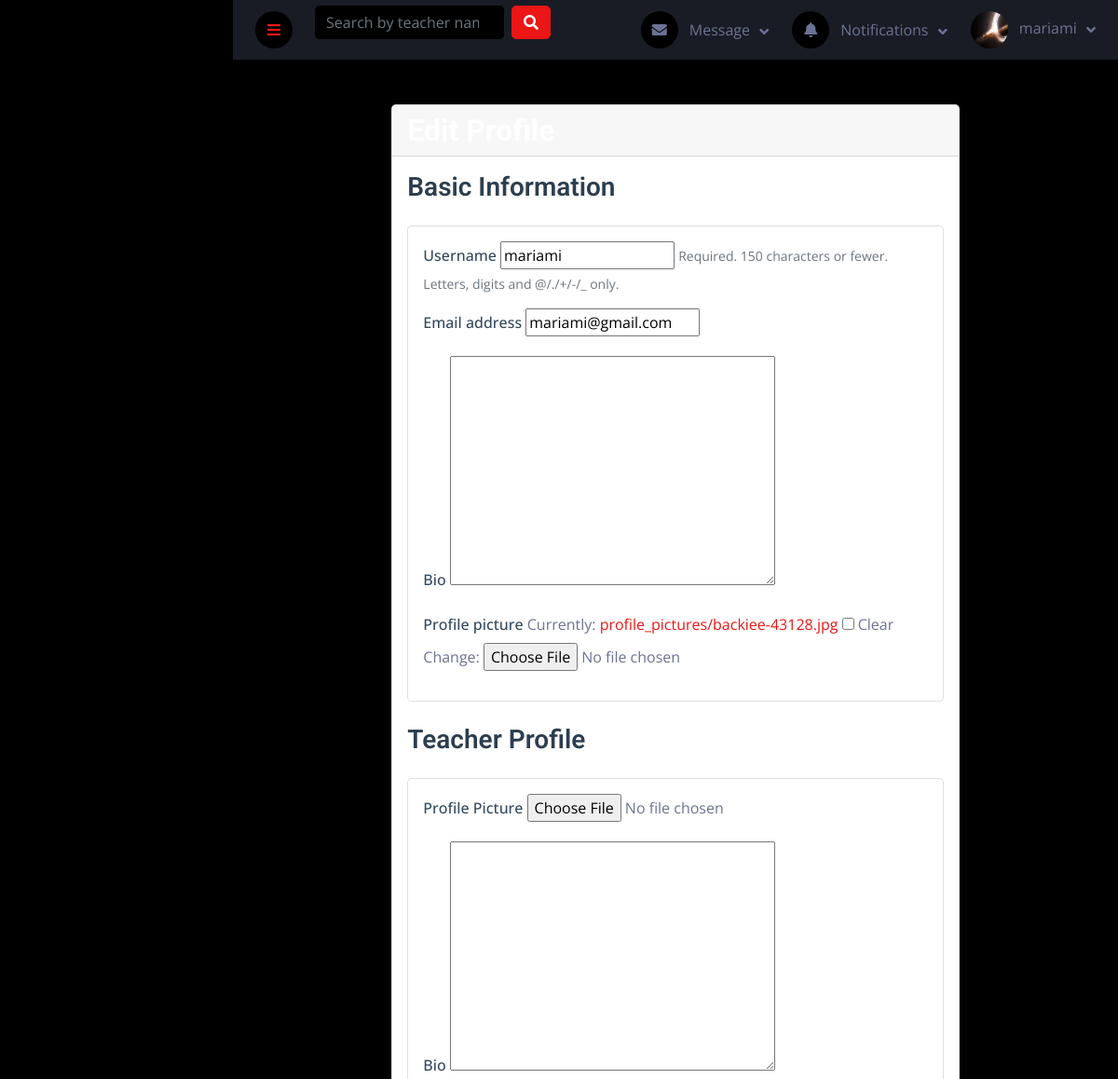
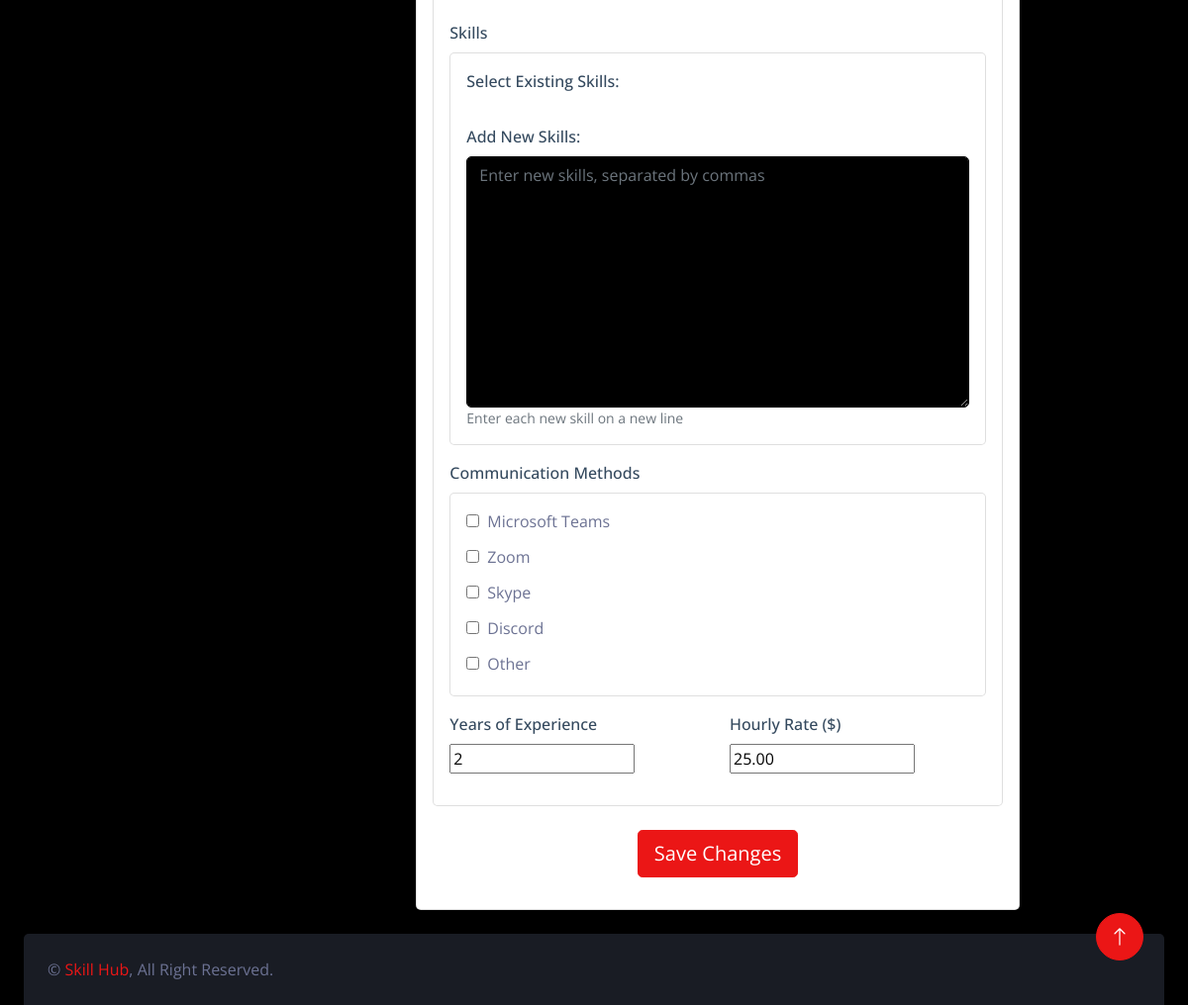
Page /teaching/profile-teacher/edit/ (signed in) on the earlier database version (2 pictures, top to bottom).
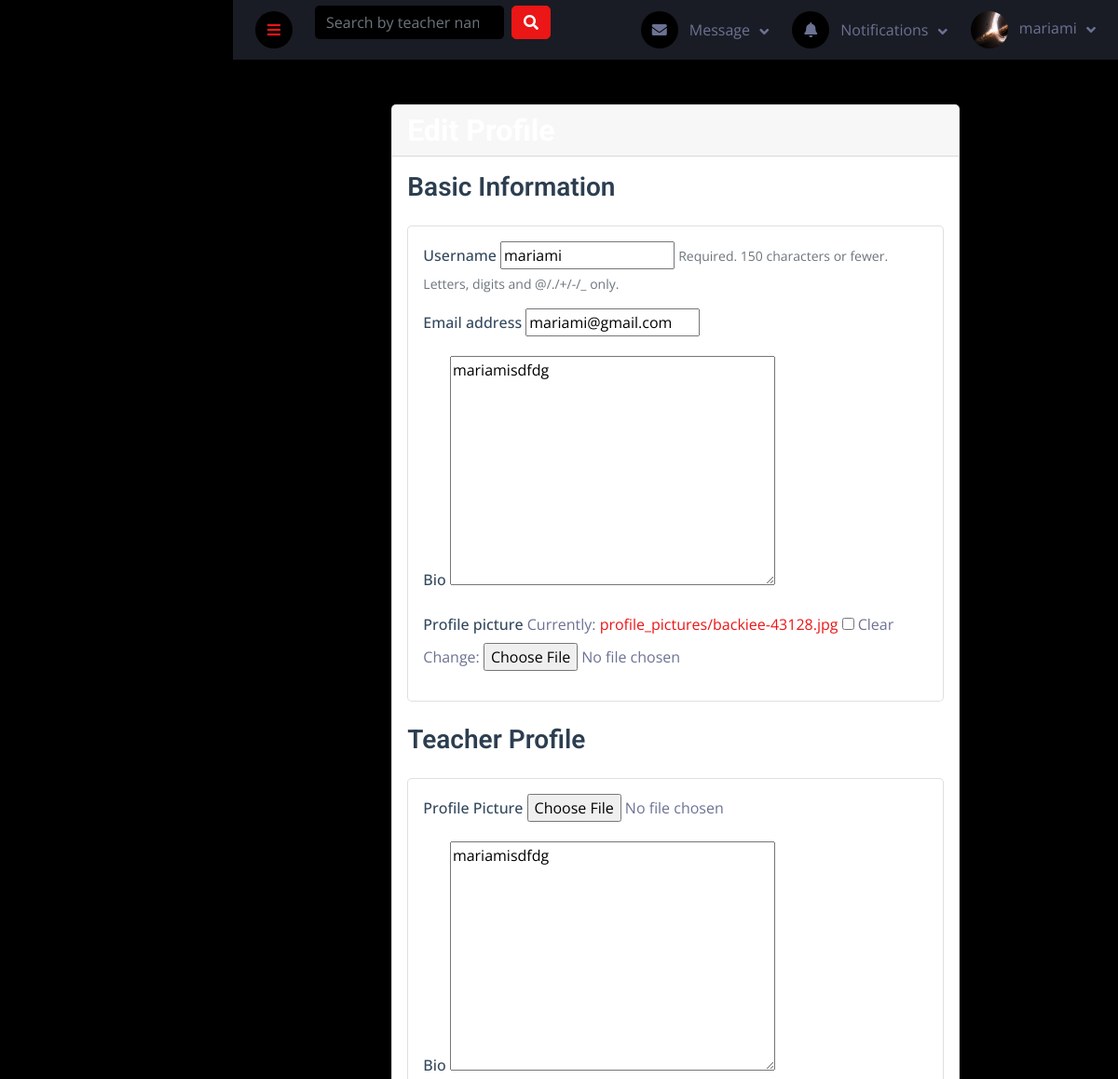
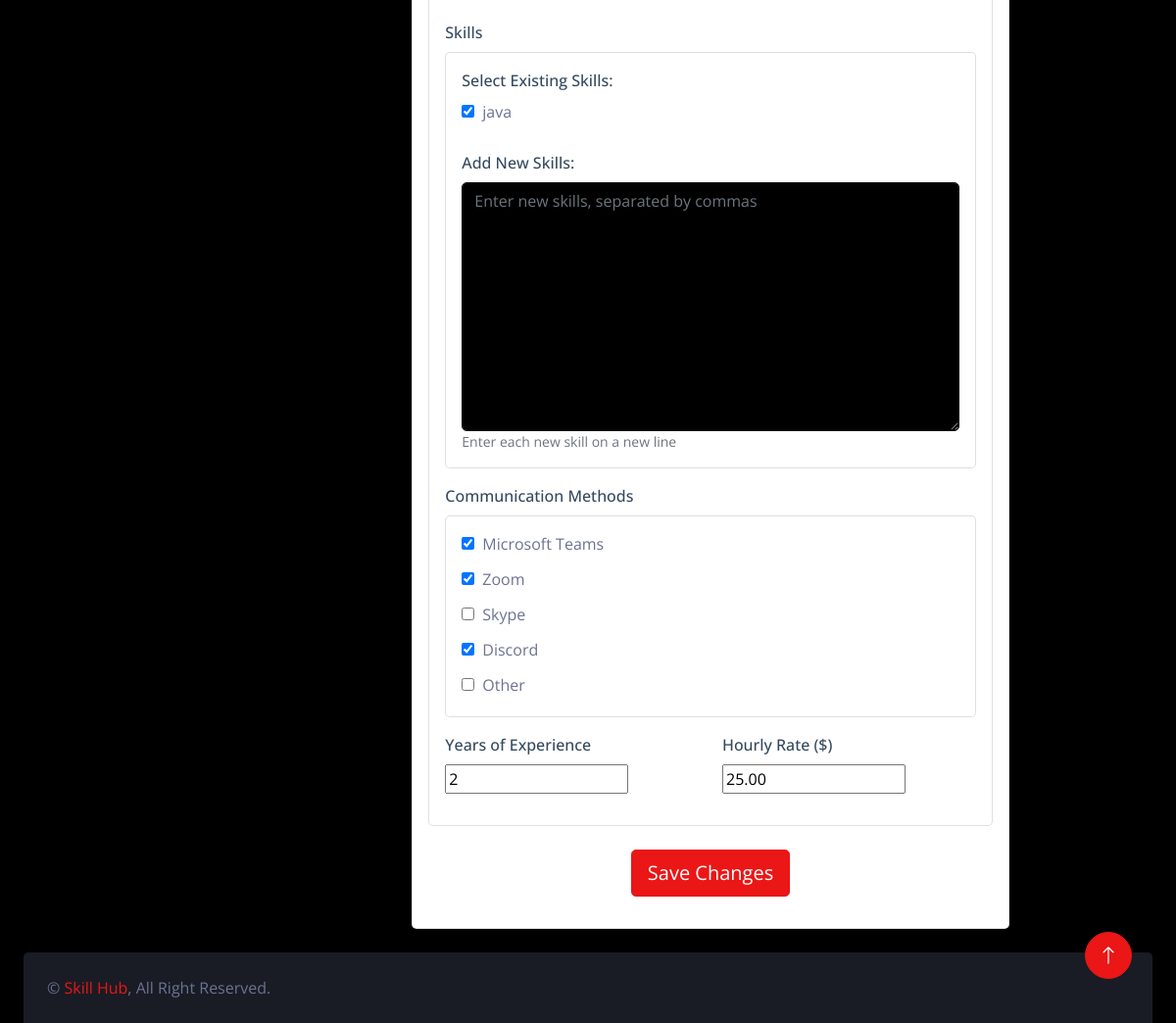
Same page on the later database version (2 pictures, top to bottom).
### users/models.py (models this page shows, shortened)
class User(AbstractUser):
    ROLES = (
        ('student', 'Student'),
        ('teacher', 'Teacher'),
    )
    role = models.CharField(max_length=10, choices=ROLES)
    bio = models.TextField(blank=True, null=True)
    profile_picture = models.ImageField(upload_to='profile_pictures/', blank=True, null=True)
    date_joined = models.DateTimeField(auto_now_add=True)
    updated_at = models.DateTimeField(auto_now=True)
    class Meta:
        verbose_name = 'User'
        verbose_name_plural = 'Users'

### teaching/models.py (models this page shows, shortened)
class TeacherProfile(models.Model):
    user = models.OneToOneField(settings.AUTH_USER_MODEL, on_delete=models.CASCADE, related_name='teacher_profile')
    profile_picture = models.ImageField(upload_to='profile_pictures/', blank=True, null=True)
    bio = models.TextField(null=True, blank=True)
    skills = models.ManyToManyField(Skill, blank=True)
    hourly_rate = models.DecimalField(max_digits=6, decimal_places=2, default=0.0)
    communication_methods = models.JSONField(default=list, blank=True)
    experience_years = models.PositiveIntegerField(default=0)
    rating = models.FloatField(default=0, validators=[MinValueValidator(0), MaxValueValidator(5)])
    total_reviews = models.PositiveIntegerField(default=0)
    join_date = models.DateField(auto_now_add=True)

### teaching/views.py (the view)
# urls.py: path('profile-teacher/edit/', views.teacher_profile_edit, name='teacher_profile_edit'),
@login_required
def teacher_profile_edit(request):
    teacher_profile, created = TeacherProfile.objects.get_or_create(user=request.user)
    if request.method == 'POST':
        user_form = UserUpdateForm(request.POST, request.FILES, instance=request.user)
        profile_form = TeacherProfileForm(request.POST, request.FILES, instance=teacher_profile)
        if user_form.is_valid() and profile_form.is_valid():
            user_form.save()
            profile = profile_form.save(commit=False)
            new_skills_text = request.POST.get('new_skills', '')
            if new_skills_text:
                skill_names = [name.strip() for name in new_skills_text.split(',')]
                for skill_name in skill_names:
                    if skill_name:  # Only process non-empty skills
                        skill, _ = Skill.objects.get_or_create(name=skill_name)
                        profile.skills.add(skill)
            profile.save()
            profile_form.save_m2m()
            messages.success(request, 'Profile updated successfully!')
            return redirect('teacher_profile', teacher_id=teacher_profile.id)
    else:
        user_form = UserUpdateForm(instance=request.user)
        profile_form = TeacherProfileForm(instance=teacher_profile)
    return render(request, 'teaching/teacher_profile_edit.html', {
        'user_form': user_form,
        'profile_form': profile_form
    })

### users/forms.py
class UserUpdateForm(forms.ModelForm):
    class Meta:
        model = User
        fields = ('username', 'email', 'bio', 'profile_picture')

### teaching/forms.py (shortened to what this page needs)
class TeacherProfileForm(forms.ModelForm):
    new_skills = forms.CharField(
        required=False,
        widget=forms.Textarea(attrs={
            'class': 'form-control',
            'placeholder': 'Enter new skills, separated by commas'
        })
    )
    communication_methods = forms.MultipleChoiceField(
        choices=[
            ('teams', 'Microsoft Teams'),
            ('zoom', 'Zoom'),
            ('skype', 'Skype'),
            ('discord', 'Discord'),
            ('other', 'Other')
        ],
        widget=forms.CheckboxSelectMultiple(attrs={'class': 'communication-checkbox'}),
        required=False
    )
    skills = forms.ModelMultipleChoiceField(
        queryset=Skill.objects.all(),
        widget=forms.CheckboxSelectMultiple(attrs={'class': 'skills-checkbox'}),
        required=False
    )
    class Meta:
        model = TeacherProfile
        fields = ['profile_picture', 'bio', 'skills', 'experience_years', 'hourly_rate', 'communication_methods']

### teaching/models.py (called while the page is built)
    def __str__(self):
        return self.name

### teaching/templates/teaching/teacher_profile_edit.html (shortened to what the changed rows need)
{% extends 'base.html' %}
{% load static %}
{% block content %}
<div class="container mt-5">
    <div class="row justify-content-center">
        <div class="col-md-8">
            <div class="card">
                <div class="card-header">
                    <h2 class="mb-0">Edit Profile</h2>
                </div>
                <div class="card-body">
                    <form method="post" enctype="multipart/form-data" class="needs-validation" novalidate>
                        <div class="mb-4">
                            <div class="card p-3">
                                {% for field in user_form %}
                                <div class="mb-3">
                                    <label for="{{ field.id_for_label }}" class="form-label">
                                        {{ field.label }}
                                    </label>
                                    {{ field }}
                                    {% if field.help_text %}
                                    <small class="form-text text-muted">{{ field.help_text }}</small>
                                    {% endif %}
                                </div>
                                {% endfor %}
                            </div>
                        </div>
                        <div class="mb-4">
                            <div class="card p-3">
                                <div class="mb-3">
                                    <label class="form-label">Profile Picture</label>
                                    {{ profile_form.profile_picture }}
                                </div>
                                <div class="mb-3">
                                    <label class="form-label">Bio</label>
                                    {{ profile_form.bio }}
                                </div>
                                <div class="mb-3">
                                    <div class="card p-3">
                                        <div class="mb-2">
                                            {{ profile_form.skills }}
                                        </div>
                                    </div>
                                </div>
                                <div class="mb-3">
                                    <div class="card p-3">
                                        {{ profile_form.communication_methods }}
                                    </div>
                                </div>
                                <div class="row">
                                    <div class="col-md-6 mb-3">
                                        <label class="form-label">Years of Experience</label>
                                        {{ profile_form.experience_years }}
                                    </div>
                                    <div class="col-md-6 mb-3">
                                        <label class="form-label">Hourly Rate ($)</label>
                                        {{ profile_form.hourly_rate }}
                                    </div>
                                </div>
                            </div>
                        </div>
                    </form>
                </div>
            </div>
        </div>
    </div>
</div>
{% endblock %}

### templates/components/navbar.html (shortened to what this page needs)
<nav class="navbar navbar-expand bg-secondary navbar-dark sticky-top px-4 py-0">
    <a href="#" class="sidebar-toggler flex-shrink-0">
        <i class="fa fa-bars"></i>
    </a>
    <form class="d-none d-md-flex ms-4" action="{% url 'search_teachers' %}" method="get">
        <input
                class="form-control bg-dark border-0"
                type="search"
                name="q"
                placeholder="Search by teacher name or skill..."
                value="{{ request.GET.q|default:'' }}">
        <button class="btn btn-primary ms-2" type="submit">
            <i class="fa fa-search"></i>
        </button>
    </form>
    <div class="navbar-nav align-items-center ms-auto">
        <div class="nav-item dropdown">
            <a href="#" class="nav-link dropdown-toggle" data-bs-toggle="dropdown">
                <i class="fa fa-envelope me-lg-2"></i>
                <span class="d-none d-lg-inline-flex">Message</span>
            </a>
        </div>
        <div class="nav-item dropdown">
            <a href="#" class="nav-link dropdown-toggle" data-bs-toggle="dropdown">
                <i class="fa fa-bell me-lg-2"></i>
                <span class="d-none d-lg-inline-flex">Notifications</span>
            </a>
        </div>
        <div class="nav-item dropdown">
            <a href="#" class="nav-link dropdown-toggle" data-bs-toggle="dropdown">
                {% if user.profile_picture %}
                <img class="rounded-circle me-lg-2" src="{{ user.profile_picture.url }}" alt=""
                     style="width: 40px; height: 40px;">
                {% else %}
                <div class="rounded-circle me-lg-2 bg-light d-flex align-items-center justify-content-center"
                     style="width: 40px; height: 40px;">
                    <i class="fas fa-user"></i>
                </div>
                {% endif %}
                <span class="d-none d-lg-inline-flex">{{ request.user.username }}</span>
            </a>
        </div>
    </div>
</nav>

Differences in the rows shown:
changed User "mariami": bio (not shown) → "mariamisdfdg"
changed TeacherProfile: bio (not shown) → "mariamisdfdg"; communication_methods "☐ ☐ ☐ ☐ ☐" → "☑ ☑ ☐ ☑ ☐"
Other differences:
form field skills: (not shown) → "☑"
text now shown: "java"
